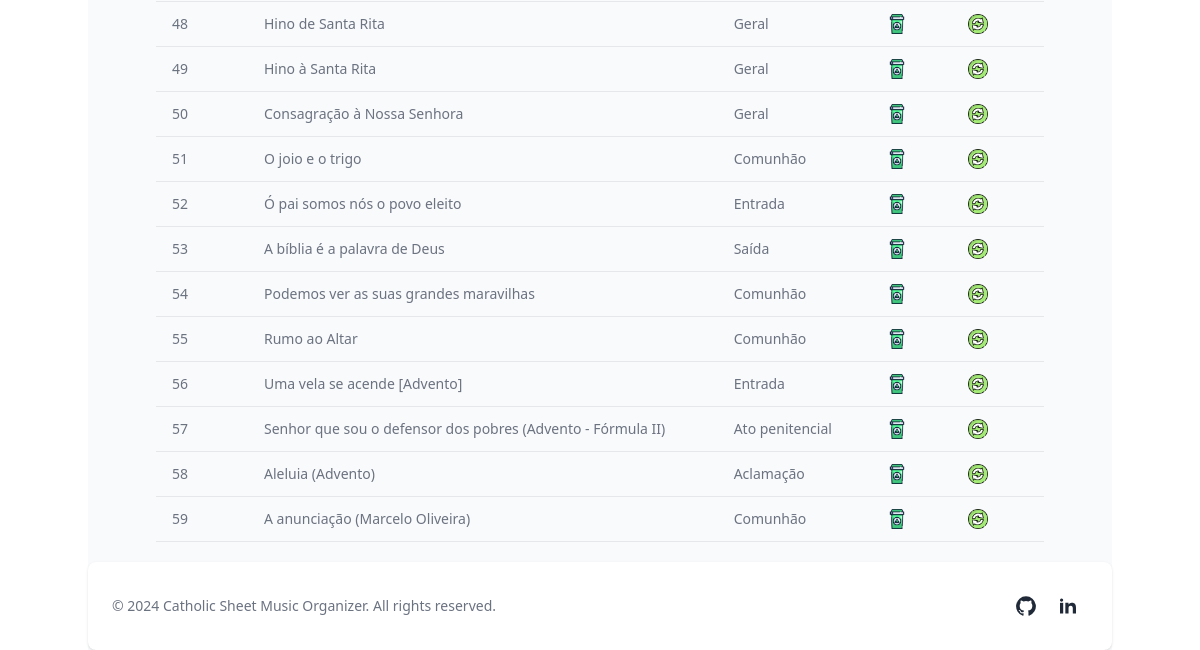
/list (signed in, lower part), run on an earlier commit of the app's database.
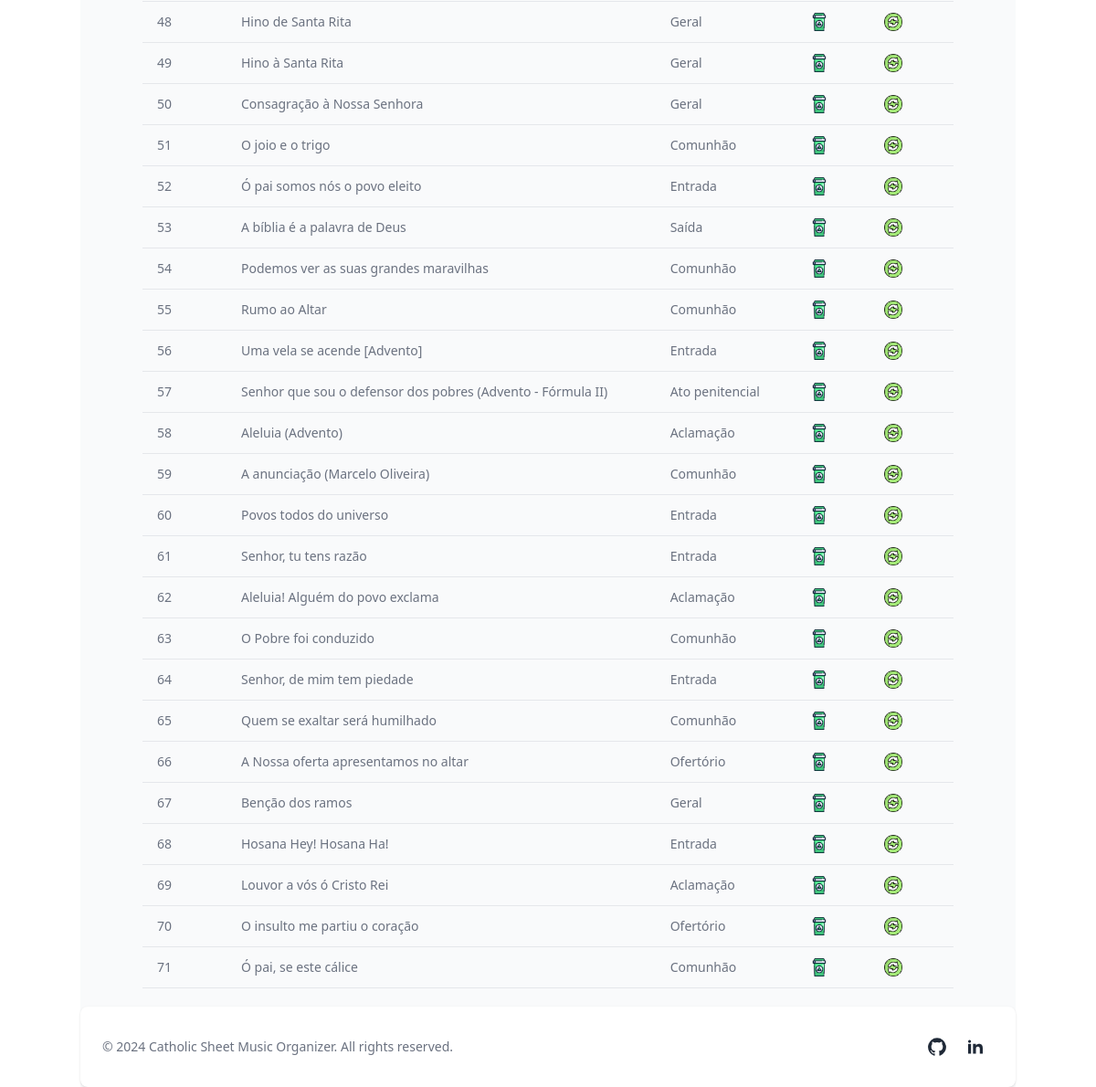
And on a later commit of the database.
### tables this page shows
CREATE TABLE cifras (
    id INTEGER PRIMARY KEY AUTOINCREMENT,
    nome TEXT NOT NULL,
    sessao TEXT NOT NULL,
    cifra TEXT NOT NULL
);

### app.py (the view)
@app.route("/list")
@login_required
def list():
    sheets = db.execute("SELECT * FROM cifras")
    return render_template("list.html", sheets=sheets)

### utilities.py (called while the page is built)
def login_required(f):
    @wraps(f)
    def decorated_function(*args, **kwargs):
        if session.get("user_id") is None:
            return redirect("/index")
        return f(*args, **kwargs)
    return decorated_function

### templates/list.html (shortened to what this page needs)
{% extends "layout.html" %}
{% block main %}
<section class="container bg-gray-50 dark:bg-gray-900 p-3 sm:p-5">
  <div class="mx-auto max-w-screen-xl px-4 lg:px-12">
    <div class="overflow-x-auto">
      <table class="w-full text-sm text-left text-gray-500 dark:text-gray-400">
        <tbody>
          {% for sheet in sheets %}
            <tr class="border-b dark:border-gray-700">
              <td class="px-4 py-3">{{ sheet['id'] }}</td>
              <td class="px-4 py-3 name-cell hover:decoration-solid" data-cifra-id="{{ sheet['id'] }}">{{ sheet['nome'] }}</td>
              <td class="px-4 py-3">{{ sheet['sessao'] }}</td>
              {% if session['username'] == 'admin' %}
                <td class="px-4 py-3"><a href="#" class="delete-link flex justify-left ml-3" data-cifra-id="{{ sheet['id'] }}"><img src="{{url_for('static',filename='trash.png')}}" class="size-5"></a></td>
                <td class="px-4 py-3"><a href="#" class="update-link flex justify-left ml-3" data-cifra-id="{{ sheet['id'] }}"><img src="{{url_for('static',filename='update.png')}}" class="size-5"></a></td>
              {% endif %}
              <td
                class="px-4 py-3 flex items-center justify-end dark:text-white"
              ></td>
            </tr>
          {% endfor %}
        </tbody>
      </table>
    </div>
  </div>
</section>
{% endblock %}

### templates/layout.html (shortened to what this page needs)
<!DOCTYPE html>
<html lang="en">
  <head>
    <link
      rel="stylesheet"
      href="{{url_for('static',filename='dist/css/output.css')}}"
    >
  </head>
  <body>
    <div
      class="container text-center mx-auto items-center bg-gray-50 dark:bg-gray-700"
    >
      <main>{% block main %}{% endblock %}</main>
      <footer
        class="bg-white rounded-lg shadow sm:flex sm:items-center sm:justify-between p-4 sm:p-6 xl:p-8 dark:bg-gray-800 antialiased"
      >
        <p
          class="mb-4 text-sm text-center text-gray-500 dark:text-gray-400 sm:mb-0"
        >
          &copy; 2024
          <a href="#" class="hover:underline" target="_blank"
            >Catholic Sheet Music Organizer</a
          >. All rights reserved.
        </p>
        <div class="flex justify-center items-center space-x-1">
          <a
            href="https://github.com/FernandoAvellar" target="_blank"
            data-tooltip-target="tooltip-github"
            class="inline-flex justify-center p-2 text-gray-500 rounded-lg cursor-pointer dark:text-gray-400 dark:hover:text-white hover:text-gray-900 hover:bg-gray-100 dark:hover:bg-gray-600"
          >
          </a>
           <a
            href="https://www.linkedin.com/in/fernandoavellarjr/" target="_blank"
            data-tooltip-target="tooltip-linkedin"
            class="inline-flex justify-center p-2 text-gray-500 rounded-lg cursor-pointer dark:text-gray-400 dark:hover:text-white hover:text-gray-900 hover:bg-gray-100 dark:hover:bg-gray-600"
          >
          </a>
        </div>
      </footer>
      <script src="https://unpkg.com/@material-tailwind/html@latest/scripts/dismissible.js"></script>
    </div>
  </body>
</html>

What changed in the data, as far as the page shows it:
added cifras: id "60", nome "Povos todos do universo", sessao "Entrada"
added cifras: id "61", nome "Senhor, tu tens razão", sessao "Entrada"
added cifras: id "62", nome "Aleluia! Alguém do povo exclama", sessao "Aclamação"
added cifras: id "63", nome "O Pobre foi conduzido", sessao "Comunhão"
added cifras: id "64", nome "Senhor, de mim tem piedade", sessao "Entrada"
added cifras: id "65", nome "Quem se exaltar será humilhado", sessao "Comunhão"
added cifras: id "66", nome "A Nossa oferta apresentamos no altar", sessao "Ofertório"
added cifras: id "67", nome "Benção dos ramos", sessao "Geral"
added cifras: id "68", nome "Hosana Hey! Hosana Ha!", sessao "Entrada"
added cifras: id "69", nome "Louvor a vós ó Cristo Rei", sessao "Aclamação"
added cifras: id "70", nome "O insulto me partiu o coração", sessao "Ofertório"
added cifras: id "71", nome "Ó pai, se este cálice", sessao "Comunhão"
